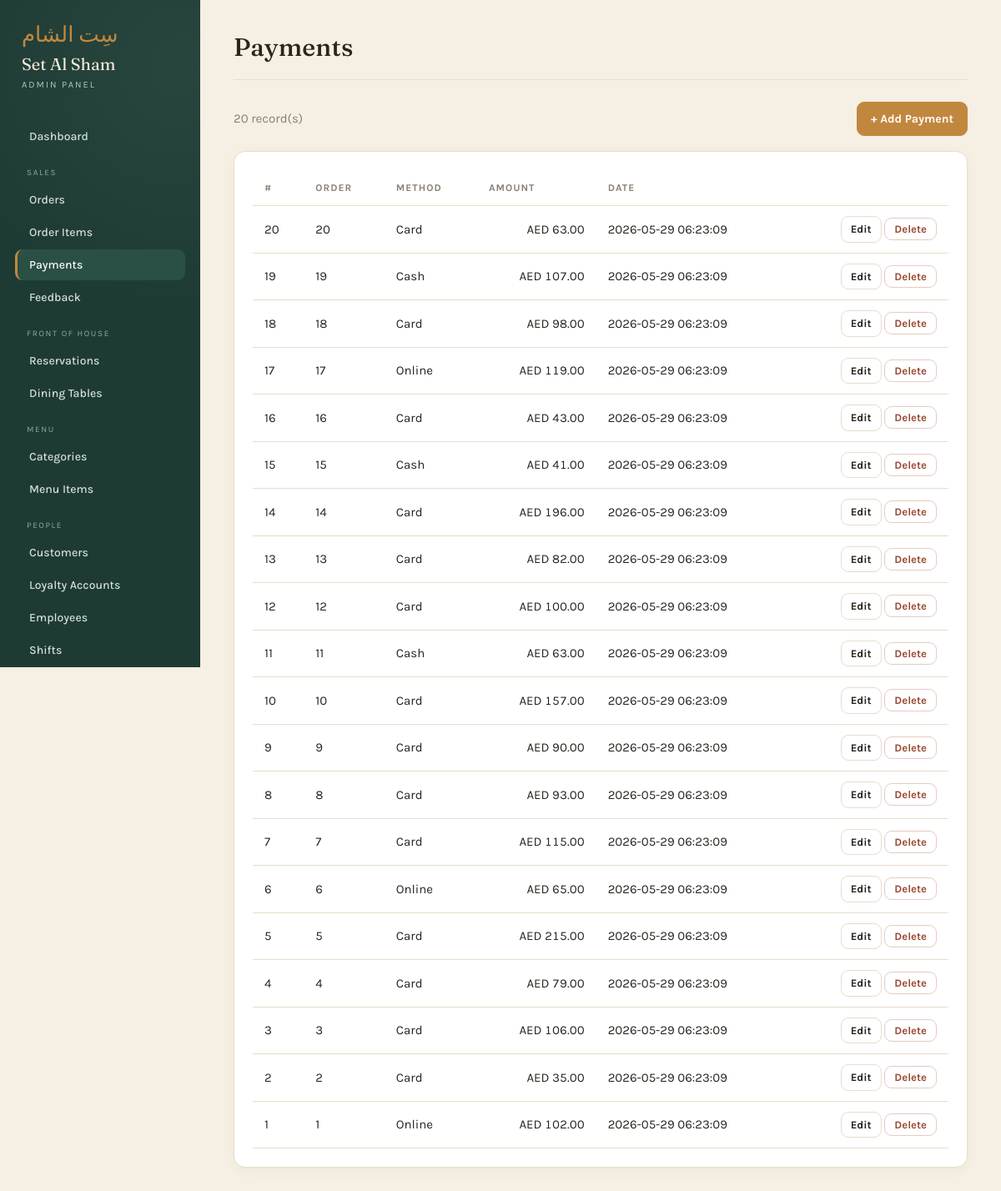
Screenshot of /admin/list.php?t=payments (signed in) with the database file from the repository.
### tables this page shows
CREATE TABLE Payments (
    PaymentID INT AUTO_INCREMENT PRIMARY KEY,
    OrderID INT NOT NULL UNIQUE,
    PaymentMethod VARCHAR(20) NOT NULL CHECK (PaymentMethod IN ('Cash', 'Card', 'Online')),
    AmountPaid DECIMAL(10, 2) NOT NULL CHECK (AmountPaid > 0),
    PaymentDate DATETIME DEFAULT CURRENT_TIMESTAMP,
    FOREIGN KEY (OrderID) REFERENCES Orders(OrderID) ON DELETE CASCADE
);

CREATE TABLE Orders (
    OrderID INT AUTO_INCREMENT PRIMARY KEY,
    CustomerID INT,
    EmployeeID INT NOT NULL,
    TableID INT,
    OrderType VARCHAR(20) NOT NULL CHECK (OrderType IN ('Dine-in', 'Takeaway', 'Delivery')),
    OrderDateTime DATETIME DEFAULT CURRENT_TIMESTAMP,
    TotalAmount DECIMAL(10, 2) DEFAULT 0.00,
    Status VARCHAR(20) DEFAULT 'In Progress' CHECK (Status IN ('In Progress', 'Completed', 'Cancelled')),
    FOREIGN KEY (CustomerID) REFERENCES Customers(CustomerID) ON DELETE SET NULL,
    FOREIGN KEY (EmployeeID) REFERENCES Employees(EmployeeID) ON DELETE RESTRICT,
    FOREIGN KEY (TableID) REFERENCES DiningTables(TableID) ON DELETE SET NULL
);

### admin/auth_check.php (called while the page is built, shortened)
<?php
require_once 'roles.php';
$CURRENT_ROLE = $_SESSION['admin_role'] ?? 'Admin';

### admin/roles.php (called while the page is built, shortened)
<?php
$ROLES = [
    'Admin' => [
        'label'  => 'Administrator',
        'groups' => '*',
        'write'  => true,
    ],
    'Manager' => [
        'label'  => 'Manager',
        'groups' => ['Sales','Front of House','Menu','People','Supply Chain','Logs'],
        'write'  => true,
    ],
    'Cashier' => [
        'label'  => 'Cashier',
        'groups' => ['Sales'],
        'write'  => true,
    ],
    'Waiter' => [
        'label'  => 'Waiter',
        'groups' => ['Front of House','Menu'],
        'write'  => false,
    ],
];
function role_can_write($role) {
    global $ROLES;
    return !empty($ROLES[$role]['write']);
}

### admin/db.php (called while the page is built, shortened)
<?php
function money($n) { return 'AED ' . number_format((float)$n, 2); }
function h($s)     { return htmlspecialchars($s ?? '', ENT_QUOTES); }

### admin/list.php (the view, shortened to what this page needs)
<?php
require 'auth_check.php';
require 'db.php';
require 'lib.php';
$key = $_GET['t'] ?? '';
$cfg = table_cfg($key);
$canWrite = role_can_write($CURRENT_ROLE);
$rows = mysqli_query($conn, list_query($cfg));
$listCols = array_filter($cfg['cols'], fn($c) => ($c['list'] ?? true) !== false);
require 'header.php';
?>
<div class="toolbar">
  <span class="muted-text"><?= mysqli_num_rows($rows) ?> record(s)</span>
  <?php if ($canWrite && can($cfg, 'add')):
    $singular = $cfg['singular'] ?? rtrim($cfg['label'], 's'); ?>
    <a class="btn btn-primary" href="form.php?t=<?= h($key) ?>">+ Add <?= h($singular) ?></a>
  <?php endif; ?>
</div>
<div class="card">
  <table>
    <thead>
      <tr>
        <?php foreach ($listCols as $c): ?><th><?= h($c['label']) ?></th><?php endforeach; ?>
        <?php if ($canWrite && (can($cfg,'edit') || can($cfg,'delete'))): ?><th></th><?php endif; ?>
      </tr>
    </thead>
    <tbody>
      <?php if (mysqli_num_rows($rows) === 0): ?>
        <tr><td colspan="20" class="muted-text">No records yet.</td></tr>
      <?php else: while ($row = mysqli_fetch_assoc($rows)): $pk = $row[$cfg['pk']] ?? 0; ?>
        <tr>
          <?php foreach ($listCols as $c): ?>
            <td class="<?= (($c['type']??'')==='decimal'||($c['type']??'')==='int'||!empty($c['money']))?'num':'' ?>"><?= cell($c, $row) ?></td>
          <?php endforeach; ?>
          <?php if ($canWrite && (can($cfg,'edit') || can($cfg,'delete'))): ?>
            <td style="white-space:nowrap;text-align:right">
              <?php if (can($cfg,'edit')): ?>
                <a class="btn btn-sm" href="form.php?t=<?= h($key) ?>&id=<?= (int)$pk ?>">Edit</a>
              <?php endif; ?>
              <?php if (can($cfg,'delete')): ?>
                <form method="post" class="inline" onsubmit="return confirm('Delete this record?');">
                  <button class="btn btn-sm btn-danger">Delete</button>
                </form>
              <?php endif; ?>
            </td>
          <?php endif; ?>
        </tr>
      <?php endwhile; endif; ?>
    </tbody>
  </table>
</div>
<?php require 'footer.php'; ?>

### admin/lib.php (shortened to what this page needs)
<?php
function can($cfg, $op) {
    return $cfg['can'][$op] ?? true;
}
function list_query($cfg) {
    $sel = ['base.*'];
    $joins = [];
    $i = 0;
    foreach ($cfg['cols'] as $c) {
        if (($c['type'] ?? '') === 'fk') {
            $a   = "j$i";
            $ft  = $c['fk']['table'];
            $fpk = $c['fk']['pk'];
            $parts = array_map(fn($lc) => "$a.`$lc`", $c['fk']['labelCols']);
            $expr = count($parts) > 1 ? "CONCAT_WS(' ', " . implode(',', $parts) . ")" : $parts[0];
            $sel[]   = "$expr AS `__fk_{$c['name']}`";
            $joins[] = "LEFT JOIN `$ft` $a ON base.`{$c['name']}` = $a.`$fpk`";
            $i++;
        }
    }
    return "SELECT " . implode(', ', $sel) . " FROM `{$cfg['table']}` base "
         . implode(' ', $joins) . " ORDER BY base.`{$cfg['pk']}` DESC";
}
function cell($c, $row) {
    $type = $c['type'] ?? 'text';
    if ($type === 'fk') {
        $lbl = $row["__fk_{$c['name']}"] ?? null;
        return ($lbl !== null && $lbl !== '') ? h($lbl) : '<span class="muted-text">—</span>';
    }
    $v = $row[$c['name']] ?? null;
    if (!empty($c['money'])) return money($v);
    return h($v);
}

### admin/style.css (style rules this page uses)
:root { --green: #1d3b34; --green-soft: #2a5045; --parch: #f6efe3; --card: #ffffff; --ink: #2a241e; --muted: #8a7f70; --line: #e7ddcb; --saffron: #c2873f; --saffron-d: #a96f2c; --terra: #9c4a32; --ok: #3f7d5b; --warn: #b07d2a; --cream: #f3ead9; }
* { box-sizing: border-box; }
body { margin: 0; font-family: 'Karla', sans-serif; color: var(--ink); background: var(--parch); font-size: 15px; line-height: 1.5; }
a { color: var(--saffron-d); text-decoration: none; }
.card { background: var(--card); border: 1px solid var(--line); border-radius: 14px; padding: 22px; box-shadow: 0 4px 16px rgba(42,36,30,.04); margin-bottom: 22px; }
table { width: 100%; border-collapse: collapse; }
th, td { text-align: left; padding: 12px 14px; border-bottom: 1px solid var(--line); }
th { font-size: 12px; text-transform: uppercase; letter-spacing: 1px; color: var(--muted); font-weight: 700; }
td.num, th.num { text-align: right; font-variant-numeric: tabular-nums; }
.btn { display: inline-block; font-family: 'Karla', sans-serif; font-size: 14px; font-weight: 700; padding: 9px 16px; border-radius: 9px; border: 1px solid var(--line); background: #fff; color: var(--ink); cursor: pointer; transition: background .15s, border-color .15s; }
.btn-primary { background: var(--saffron); border-color: var(--saffron); color: #fff; }
.btn-danger { color: var(--terra); border-color: #e6cbc1; }
.btn-sm { padding: 5px 11px; font-size: 13px; }
form.inline { display: inline; }
.muted-text { color: var(--muted); }
.toolbar { display: flex; justify-content: space-between; align-items: center; margin-bottom: 18px; gap: 12px; flex-wrap: wrap; }

### rows the page displays
payments: PaymentID "20", OrderID.OrderID "20", PaymentMethod "Card", AmountPaid "AED 63.00", PaymentDate "2026-05-29 06:23:09"
payments: PaymentID "19", OrderID.OrderID "19", PaymentMethod "Cash", AmountPaid "AED 107.00", PaymentDate "2026-05-29 06:23:09"
payments: PaymentID "18", OrderID.OrderID "18", PaymentMethod "Card", AmountPaid "AED 98.00", PaymentDate "2026-05-29 06:23:09"
payments: PaymentID "17", OrderID.OrderID "17", PaymentMethod "Online", AmountPaid "AED 119.00", PaymentDate "2026-05-29 06:23:09"
payments: PaymentID "16", OrderID.OrderID "16", PaymentMethod "Card", AmountPaid "AED 43.00", PaymentDate "2026-05-29 06:23:09"
payments: PaymentID "15", OrderID.OrderID "15", PaymentMethod "Cash", AmountPaid "AED 41.00", PaymentDate "2026-05-29 06:23:09"
payments: PaymentID "14", OrderID.OrderID "14", PaymentMethod "Card", AmountPaid "AED 196.00", PaymentDate "2026-05-29 06:23:09"
payments: PaymentID "13", OrderID.OrderID "13", PaymentMethod "Card", AmountPaid "AED 82.00", PaymentDate "2026-05-29 06:23:09"
payments: PaymentID "12", OrderID.OrderID "12", PaymentMethod "Card", AmountPaid "AED 100.00", PaymentDate "2026-05-29 06:23:09"
payments: PaymentID "11", OrderID.OrderID "11", PaymentMethod "Cash", AmountPaid "AED 63.00", PaymentDate "2026-05-29 06:23:09"
payments: PaymentID "10", OrderID.OrderID "10", PaymentMethod "Card", AmountPaid "AED 157.00", PaymentDate "2026-05-29 06:23:09"
payments: PaymentID "9", OrderID.OrderID "9", PaymentMethod "Card", AmountPaid "AED 90.00", PaymentDate "2026-05-29 06:23:09"
payments: PaymentID "8", OrderID.OrderID "8", PaymentMethod "Card", AmountPaid "AED 93.00", PaymentDate "2026-05-29 06:23:09"
payments: PaymentID "7", OrderID.OrderID "7", PaymentMethod "Card", AmountPaid "AED 115.00", PaymentDate "2026-05-29 06:23:09"
payments: PaymentID "6", OrderID.OrderID "6", PaymentMethod "Online", AmountPaid "AED 65.00", PaymentDate "2026-05-29 06:23:09"
payments: PaymentID "5", OrderID.OrderID "5", PaymentMethod "Card", AmountPaid "AED 215.00", PaymentDate "2026-05-29 06:23:09"
payments: PaymentID "4", OrderID.OrderID "4", PaymentMethod "Card", AmountPaid "AED 79.00", PaymentDate "2026-05-29 06:23:09"
payments: PaymentID "3", OrderID.OrderID "3", PaymentMethod "Card", AmountPaid "AED 106.00", PaymentDate "2026-05-29 06:23:09"
payments: PaymentID "2", OrderID.OrderID "2", PaymentMethod "Card", AmountPaid "AED 35.00", PaymentDate "2026-05-29 06:23:09"
payments: PaymentID "1", OrderID.OrderID "1", PaymentMethod "Online", AmountPaid "AED 102.00", PaymentDate "2026-05-29 06:23:09"

### other values shown
$gname "SALES"
$navLabel "Orders"
$navLabel "Order Items"
$navLabel "Payments"
$navLabel "Feedback"
$gname "FRONT OF HOUSE"
$navLabel "Reservations"
$navLabel "Dining Tables"
$gname "MENU"
$navLabel "Categories"
$navLabel "Menu Items"
$gname "PEOPLE"
$navLabel "Customers"
$navLabel "Loyalty Accounts"
$navLabel "Employees"
